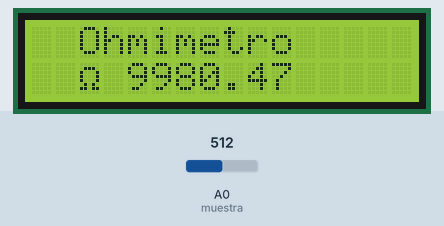
Simulated run of this sketch. Board: Arduino Uno, built with avr-gcc and run on an emulated ATmega328P. On the bench: 16×2 character LCD. Inputs (shaded band) come from the test bench; at power-on: A0 (muestra) = 512. What the sketch prints to the serial monitor is not drawn.

Above: at 1.2 s.
1.3 s: A0 (muestra) set to 716
At 2.2 s:
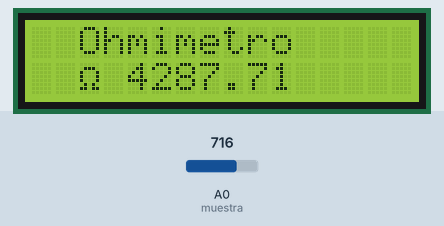
3.1 s: A0 (muestra) set to 900
At 3.6 s:
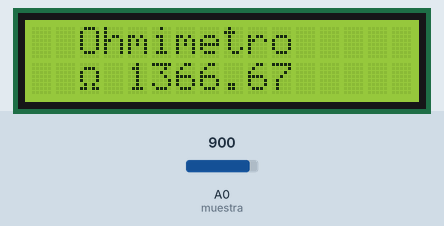
4.6 s: A0 (muestra) set to 1023
At 6.2 s:
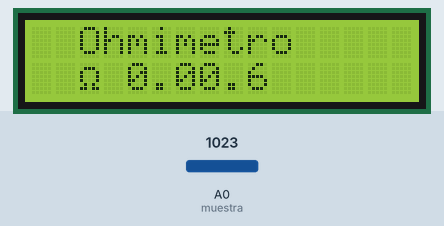
Timing chart, 0 to 7.7 s (numbered marks = the images above; inputs shaded):
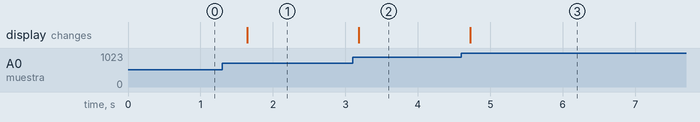

The sketch:

Ohmimetro.ino
```cpp
/*
  Fundación Kinal
  Centro Educativo Técnico Labral Kinal
  Electrónica
  Grado: Quinto
  Sección: A
  Curso: Taller de Electrónica Digital y Reparación de Computadoras I
  Nombre: Álvaro Anzueto Rodas
  Carné: 2019373
*/

//Librerías para el LCD
#include <Wire.h>
#include <LiquidCrystal_I2C.h>

//Directivas de preprocesador
#define muestra A0
#define R2 10000//Resistencia fija
#define Vcc 5//Fuente

//Constructor para la lcd
LiquidCrystal_I2C lcd_Alvaro(0x27, 16, 2);

//Variables para la ecuación
float Vout, dato, down, R1;

//Decoración
byte Ohmio[] = {
  B00000,
  B01110,
  B10001,
  B10001,
  B10001,
  B01010,
  B11011,
  B00000
};

void setup() {
  // put your setup code here, to run once:
  Serial.begin(9600);
  pinMode(muestra, INPUT);
  lcd_Alvaro.init();
  lcd_Alvaro.backlight();
  lcd_Alvaro.createChar(1, Ohmio);
  lcd_Alvaro.setCursor(2, 0);
  lcd_Alvaro.print("Ohmimetro");
  lcd_Alvaro.setCursor(2, 1);
  lcd_Alvaro.write(1);
  lcd_Alvaro.setCursor(10, 1);
  lcd_Alvaro.print("     ");
}

void loop() {
  //Variables para la ecuacion
  Vout = analogRead(muestra);//Se guarda el dato en una variable
  Vout = ((5 * Vout) / 1023); //Se ajusta el rango
  Serial.println(Vout);

  if (Vout) { //Si hay un dato
    dato = Vcc - Vout;
    down = Vout;
    R1 = (dato / down) * R2;
      lcd_Alvaro.setCursor(10, 1);
  lcd_Alvaro.print("     ");
    lcd_Alvaro.setCursor(4,1);
    lcd_Alvaro.print(R1);
    delay(500);
  }

}
```

Measured:
- after the input at 1.3 s, the display: changes after 0.34 s (image 1)
- after the input at 3.1 s, the display: changes after 0.08 s (image 2)
- after the input at 4.6 s, the display: changes after 0.12 s (image 3)
